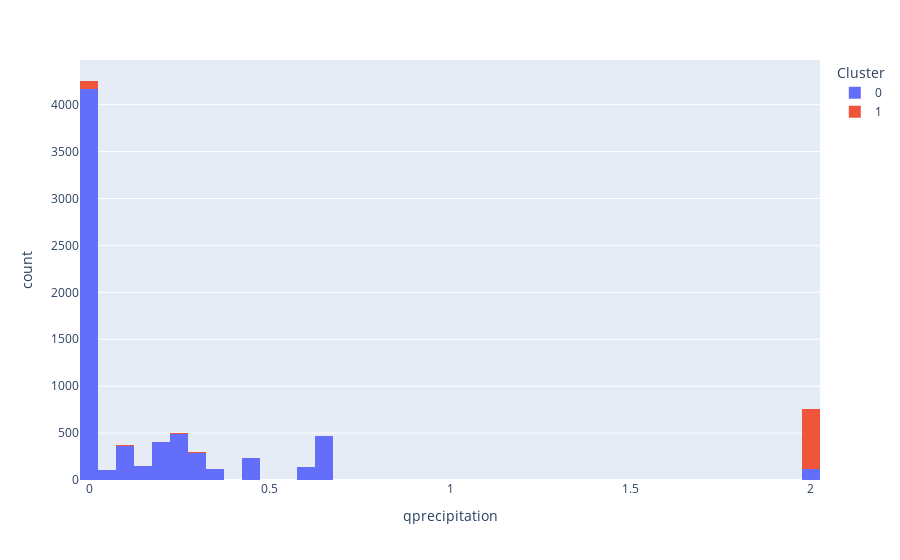

The cell this chart's notebook holds for it:
### Code cell
df = px.data.tips()
fig = px.histogram(clusters_names, x="qprecipitation", color="Cluster")
fig.show()

### Figure 1 — Plotly figure (JSON) as saved in the notebook; plotly's stock layout.template omitted (floating-point values rounded to 4 significant figures; data arrays with more than 128 entries replaced by an {"elided": "..."} marker saying what was removed)
{"data": [{"alignmentgroup": "True", "bingroup": "x", "hoverlabel": {"namelength": 0}, "hovertemplate": "Cluster=0<br>qprecipitation=%{x}<br>count=%{y}", "legendgroup": "0", "marker": {"color": "#636efa"}, "name": "0", "offsetgroup": "0", "orientation": "v", "showlegend": true, "type": "histogram", "x": {"elided": "7035 float values"}, "xaxis": "x", "yaxis": "y"}, {"alignmentgroup": "True", "bingroup": "x", "hoverlabel": {"namelength": 0}, "hovertemplate": "Cluster=1<br>qprecipitation=%{x}<br>count=%{y}", "legendgroup": "1", "marker": {"color": "#EF553B"}, "name": "1", "offsetgroup": "1", "orientation": "v", "showlegend": true, "type": "histogram", "x": {"elided": "753 float values"}, "xaxis": "x", "yaxis": "y"}], "layout": {"barmode": "relative", "legend": {"title": {"text": "Cluster"}, "tracegroupgap": 0}, "margin": {"t": 60}, "xaxis": {"anchor": "y", "domain": [0, 1], "title": {"text": "qprecipitation"}}, "yaxis": {"anchor": "x", "domain": [0, 1], "title": {"text": "count"}}}}
